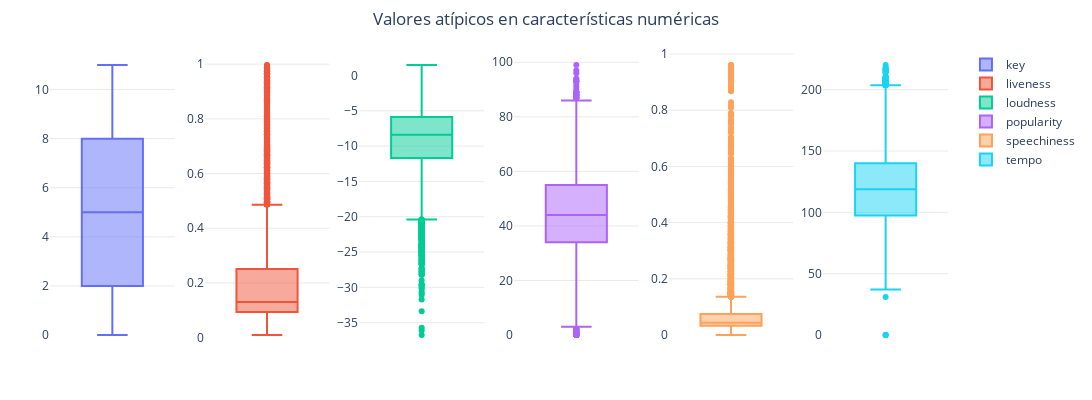

The notebook cell this image was saved under:
### Code cell
# Detección de valores atípicos
num_cols = [
    'key', 'liveness', 'loudness',
    'popularity', 'speechiness', 'tempo'
]

colors = px.colors.qualitative.Plotly

rows, cols = 1, 6
fig = make_subplots(rows=rows, cols=cols)

for i, col in enumerate(num_cols):
    r = (i // cols) + 1
    c = (i % cols) + 1
    fig.add_trace(
        go.Box(
            y=df[col],
            marker_color=colors[i % len(colors)],
            showlegend=True,
            name=col
        ),
        row=r, col=c
    )

fig.update_layout(title='Valores atípicos en características numéricas')
fig = boxplot_style(fig, n_cols=cols, width=1100)
fig.show()

### Figure 1 — Plotly figure (JSON) as saved in the notebook; plotly's stock layout.template omitted (floating-point values rounded to 4 significant figures; data arrays with more than 128 entries replaced by an {"elided": "..."} marker saying what was removed)
{"data": [{"marker": {"color": "#636EFA"}, "name": "key", "showlegend": true, "type": "box", "xaxis": "x", "y": {"elided": "27281 int values"}, "yaxis": "y"}, {"marker": {"color": "#EF553B"}, "name": "liveness", "showlegend": true, "type": "box", "xaxis": "x2", "y": {"elided": "27281 float values"}, "yaxis": "y2"}, {"marker": {"color": "#00CC96"}, "name": "loudness", "showlegend": true, "type": "box", "xaxis": "x3", "y": {"elided": "27281 float values"}, "yaxis": "y3"}, {"marker": {"color": "#AB63FA"}, "name": "popularity", "showlegend": true, "type": "box", "xaxis": "x4", "y": {"elided": "27281 int values"}, "yaxis": "y4"}, {"marker": {"color": "#FFA15A"}, "name": "speechiness", "showlegend": true, "type": "box", "xaxis": "x5", "y": {"elided": "27281 float values"}, "yaxis": "y5"}, {"marker": {"color": "#19D3F3"}, "name": "tempo", "showlegend": true, "type": "box", "xaxis": "x6", "y": {"elided": "27281 float values"}, "yaxis": "y6"}], "layout": {"height": 400, "margin": {"b": 50, "l": 50, "r": 50, "t": 50}, "paper_bgcolor": "rgba(0,0,0,0)", "plot_bgcolor": "rgba(0,0,0,0)", "title": {"text": "Valores atípicos en características numéricas", "x": 0.5}, "width": 1100, "xaxis": {"anchor": "y", "domain": [0, 0.1389], "showticklabels": false}, "xaxis2": {"anchor": "y2", "domain": [0.1722, 0.3111], "showticklabels": false}, "xaxis3": {"anchor": "y3", "domain": [0.3444, 0.4833], "showticklabels": false}, "xaxis4": {"anchor": "y4", "domain": [0.5167, 0.6556], "showticklabels": false}, "xaxis5": {"anchor": "y5", "domain": [0.6889, 0.8278], "showticklabels": false}, "xaxis6": {"anchor": "y6", "domain": [0.8611, 1], "showticklabels": false}, "yaxis": {"anchor": "x", "domain": [0, 1], "gridcolor": "lightgrey", "gridwidth": 0.5, "showgrid": true, "showticklabels": true}, "yaxis2": {"anchor": "x2", "domain": [0, 1], "gridcolor": "lightgrey", "gridwidth": 0.5, "showgrid": true, "showticklabels": true}, "yaxis3": {"anchor": "x3", "domain": [0, 1], "gridcolor": "lightgrey", "gridwidth": 0.5, "showgrid": true, "showticklabels": true}, "yaxis4": {"anchor": "x4", "domain": [0, 1], "gridcolor": "lightgrey", "gridwidth": 0.5, "showgrid": true, "showticklabels": true}, "yaxis5": {"anchor": "x5", "domain": [0, 1], "gridcolor": "lightgrey", "gridwidth": 0.5, "showgrid": true, "showticklabels": true}, "yaxis6": {"anchor": "x6", "domain": [0, 1], "gridcolor": "lightgrey", "gridwidth": 0.5, "showgrid": true, "showticklabels": true}}}
